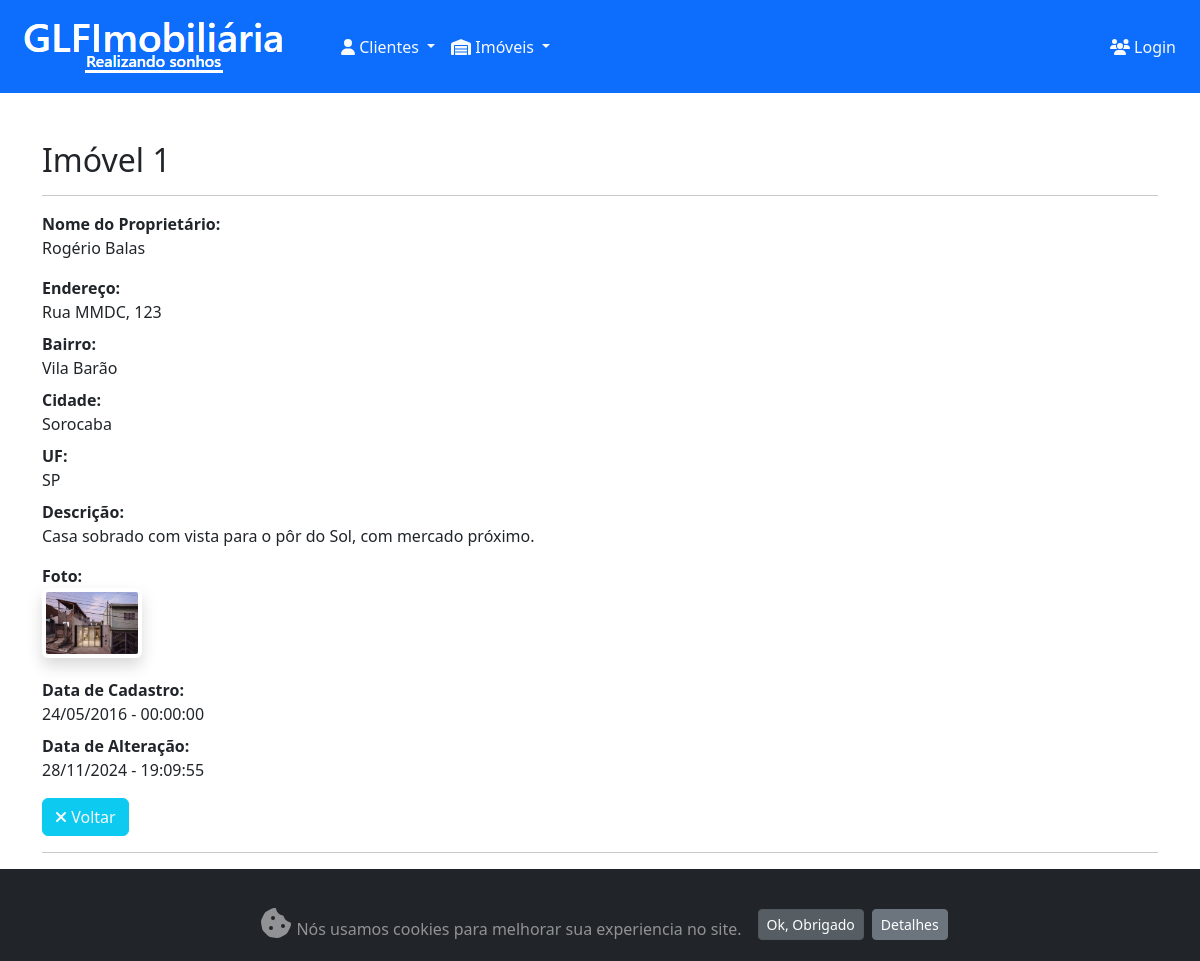
The page /imoveis/view.php?id=1 on the database its author committed.
### tables this page shows
CREATE TABLE `imoveis` (
  `id` int(11) NOT NULL,
  `name` varchar(255) NOT NULL,
  `address` varchar(255) NOT NULL,
  `hood` varchar(100) NOT NULL,
  `city` varchar(100) NOT NULL,
  `state` varchar(2) NOT NULL,
  `created` datetime NOT NULL,
  `modified` datetime NOT NULL,
  `descr` varchar(200) NOT NULL,
  `photo` varchar(200) NOT NULL
);

### inc/database.php (called while the page is built, shortened)
<?php
    function open_database() {
        try {
            $dsn = "mysql:host=" . DB_HOST . ";dbname=" . DB_NAME . ";charset=utf8";
            $conn = new PDO($dsn, DB_USER, DB_PASSWORD);
            $conn->setAttribute(PDO::ATTR_ERRMODE, PDO::ERRMODE_EXCEPTION);
            return $conn;
        } catch (PDOException $e) {
            throw new Exception("Erro na conexão com o banco de dados: " . $e->getMessage());
        }
    }
    function find($table = null, $id = null) {
        $database = open_database();
        $found = null;
        try {
            if ($id) {
                $sql = "SELECT * FROM " . $table . " WHERE id = :id";
                $stmt = $database->prepare($sql);
                $stmt->bindParam(':id', $id, PDO::PARAM_INT);
                $stmt->execute();
                $found = $stmt->fetch(PDO::FETCH_ASSOC);
            } else {
                $sql = "SELECT * FROM " . $table;
                $stmt = $database->prepare($sql);
                $stmt->execute();
                $found = $stmt->fetchAll(PDO::FETCH_ASSOC);
            }
        } catch (Exception $e) {
            $_SESSION['message'] = $e->getMessage();
            $_SESSION['type'] = 'danger';
        }
        return $found;
    }
    function formatadata($data, $formato) {
        $dt = new DateTime($data, new DateTimeZone("America/Sao_Paulo"));
        return $dt->format($formato);
    }
?>

### imoveis/functions.php (called while the page is built, shortened)
<?php
	function view($id = null) {
		$customer = find("imoveis", $id);
	}
?>

### imoveis/view.php (the view, shortened to what this page needs)
<?php
	include("functions.php");
	view($_GET["id"]);
?>
			<h2 class="mt-5">Imóvel <?php echo $customer['id']; ?></h2>
			<hr>
			<dl class="dl-horizontal">
				<dt>Nome do Proprietário:</dt>
				<dd><?php echo $customer['name']; ?></dd>
			</dl>
			<dl class="dl-horizontal">
				<dt>Endereço:</dt>
				<dd><?php echo $customer['address']; ?></dd>
				<dt>Bairro:</dt>
				<dd><?php echo $customer['hood']; ?></dd>
				<dt>Cidade:</dt>
				<dd><?php echo $customer['city']; ?></dd>
				<dt>UF:</dt>
				<dd><?php echo $customer['state']; ?></dd>
				<dt>Descrição:</dt>
				<dd><?php echo $customer['descr']; ?></dd>
			</dl>
			<dl class="dl-horizontal">
			<dt>Foto:</dt>
			<dd>
			    <?php
					if(!empty($customer['photo'])) {
						echo "<img src=\"" . BASEURL . "imoveis/img/" . $customer['photo'] . "\" class=\"shadow p-1 mb-1 bg-body rounded\" width=\"100px\">";
					} else {
						echo "<img src=\"" . BASEURL . "img/semimagem.jpg\" class=\"shadow p-1 mb-1 bg-body rounded\" width=\"100px\">";
					}
			    ?>
			</dd>
			</dl>
			<dl class="dl-horizontal">
				<dt>Data de Cadastro:</dt>
				<dd><?php echo formatadata($customer['created'], "d/m/Y - H:i:s"); ?></dd>
				<dt>Data de Alteração:</dt>
				<dd><?php echo formatadata($customer['modified'], "d/m/Y - H:i:s"); ?></dd>
			</dl>
			<div id="actions" class="row">
				<div class="col-md-12">
					<a href="index.php" class="btn btn-info text-light"><i class="fa-solid fa-xmark"></i> Voltar</a>
				</div>
			</div>

### inc/header.php (style rules this page uses)
body { padding-top: 93px; padding-bottom: 20px; }

### rows shown on the page
imoveis: id "1", name "Rogério Balas", address "Rua MMDC, 123", hood "Vila Barão", city "Sorocaba", state "SP", descr "Casa sobrado com vista para o pôr do Sol, com mercado próximo.", photo (picture), created "24/05/2016 - 00:00:00", modified "28/11/2024 - 19:09:55"
